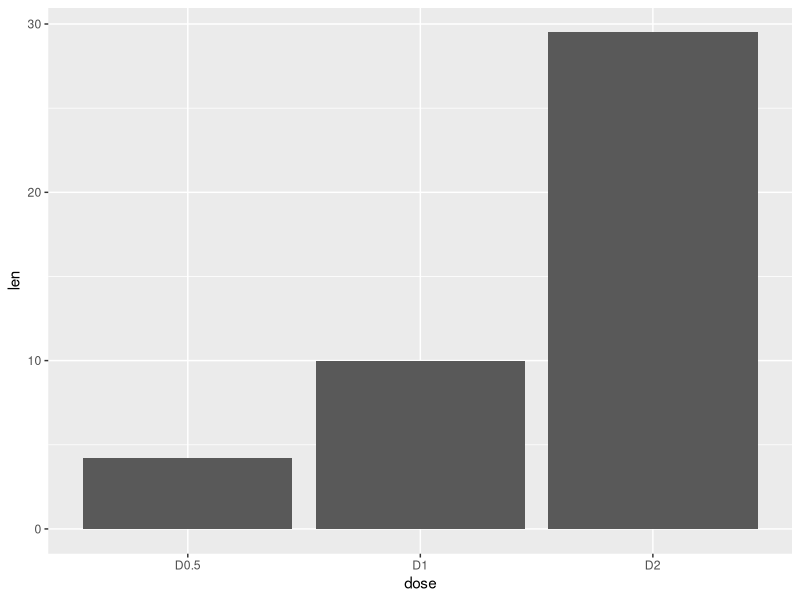
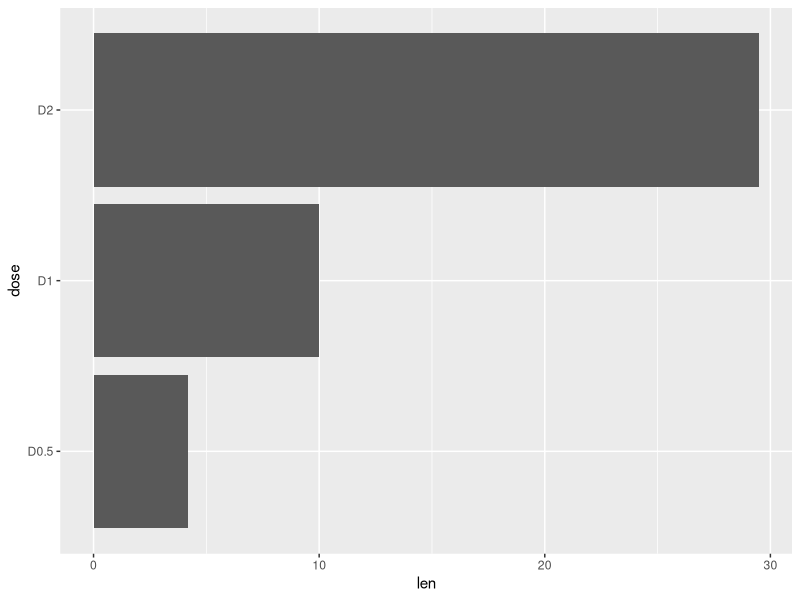
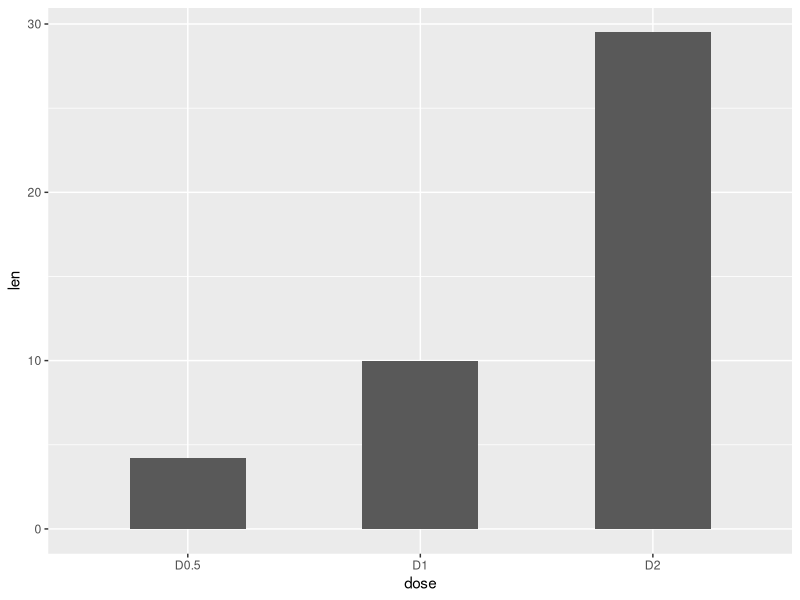
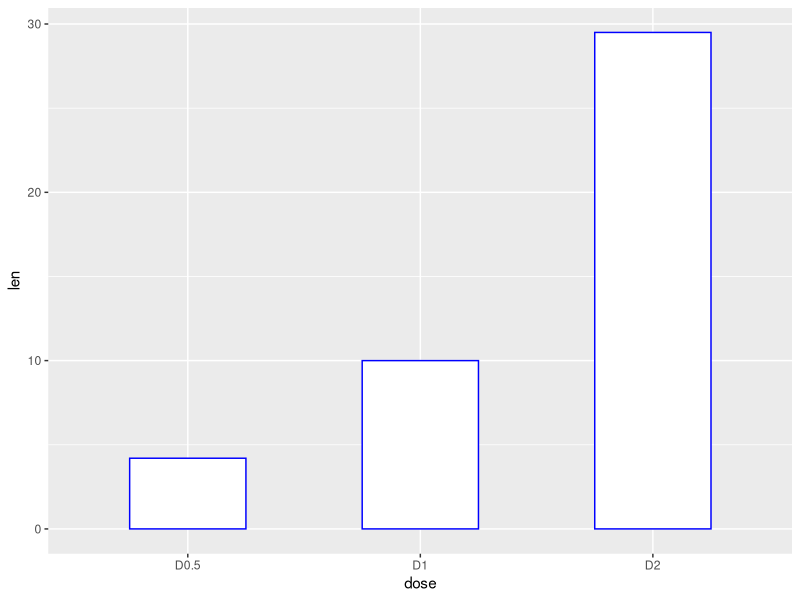
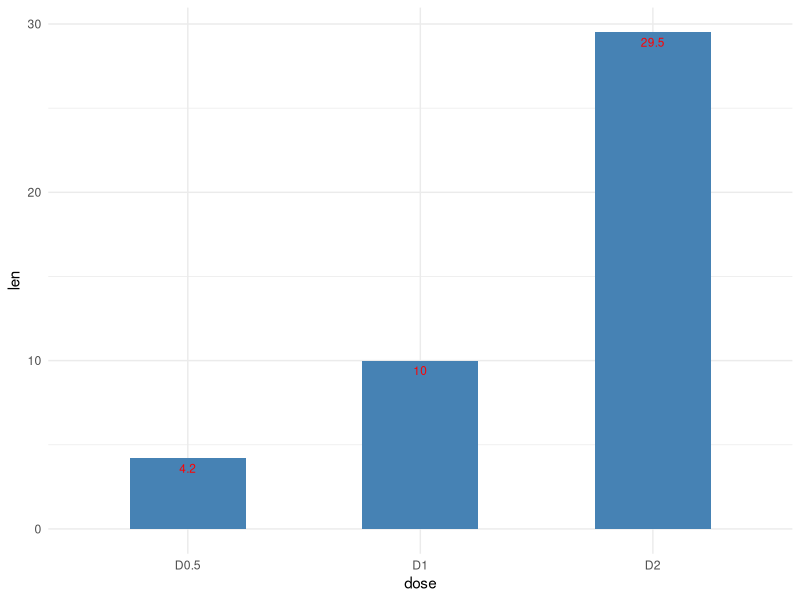
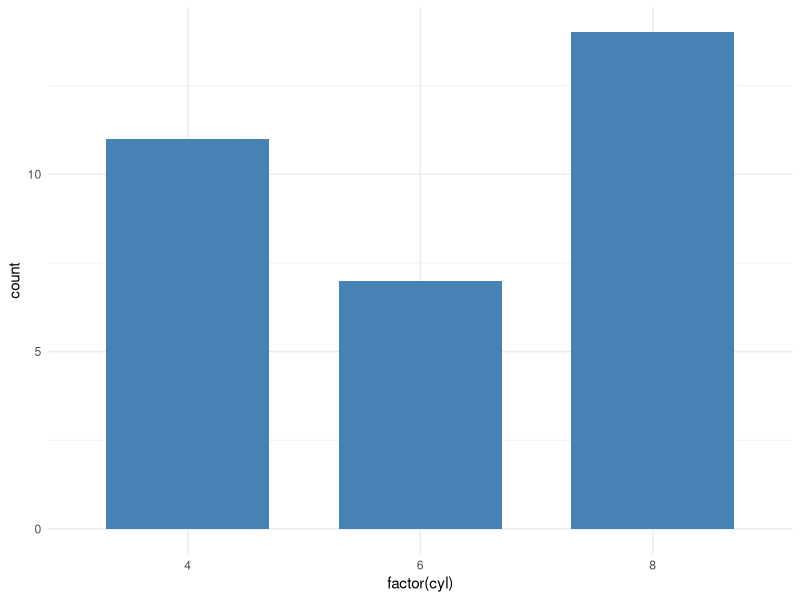

These charts were generated, in order, by the following R code:
dataset=data.frame(dose=c('D0.5','D1','D2'), len=c(4.2,10,29.5))
library(ggplot2)
ggplot(data=dataset,aes(x=dose,y=len))+geom_bar(stat='identity')

ggplot(data=dataset,aes(x=dose,y=len))+geom_bar(stat='identity')+coord_flip()

ggplot(data=dataset,aes(x=dose,y=len))+geom_bar(stat='identity', width=0.5)

ggplot(data=dataset,aes(x=dose,y=len))+geom_bar(stat='identity', width=0.5, color='blue', fill='white')

ggplot(data=dataset,aes(x=dose,y=len))+geom_bar(stat='identity', width=0.5, fill='steelblue')+geom_text(aes(label=len), vjust=1.6, color="red",size=3)+theme_minimal()

myCarData=mtcars
ggplot(data=myCarData, aes(x=factor(cyl)))+geom_bar(stat='count',width=0.7,fill='steelblue')+theme_minimal()                                                                                                        
